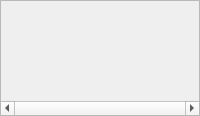
  <widget class="QDockWidget" name="dockOverview">
   <property name="features">
    <set>QDockWidget::DockWidgetFloatable|QDockWidget::DockWidgetMovable</set>
   </property>
   <property name="allowedAreas">
    <set>Qt::BottomDockWidgetArea|Qt::TopDockWidgetArea</set>
   </property>
   <property name="windowTitle">
    <string>Overview</string>
   </property>
   <attribute name="dockWidgetArea">
    <number>8</number>
   </attribute>
   <widget class="QWidget" name="dockWidgetContents_3">
    <layout class="QVBoxLayout" name="verticalLayout_5">
     <property name="spacing">
      <number>0</number>
     </property>
     <property name="margin">
      <number>0</number>
     </property>
     <item>
      <widget class="QFrame" name="frame_2">
       <property name="frameShape">
        <enum>QFrame::StyledPanel</enum>
       </property>
       <property name="frameShadow">
        <enum>QFrame::Sunken</enum>
       </property>
       <layout class="QVBoxLayout" name="verticalLayout_4">
        <property name="spacing">
         <number>0</number>
        </property>
        <property name="margin">
         <number>0</number>
        </property>
        <item>
         <widget class="WaveForm" name="Overview" native="true">
          <property name="minimumSize">
           <size>
            <width>0</width>
            <height>100</height>
           </size>
          </property>
         </widget>
        </item>
        <item>
         <widget class="QScrollBar" name="OverPos">
          <property name="maximum">
           <number>0</number>
          </property>
          <property name="orientation">
           <enum>Qt::Horizontal</enum>
          </property>
         </widget>
        </item>
       </layout>
      </widget>
     </item>
    </layout>
   </widget>
  </widget>
